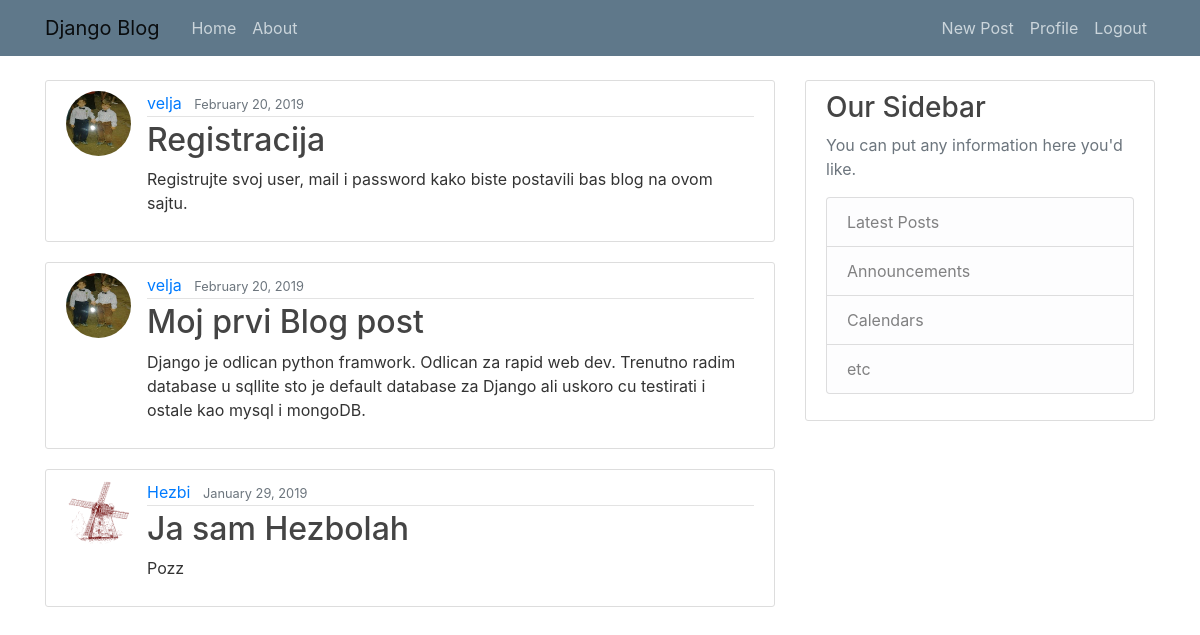
The app's page / (signed in) with its own data.
### blog/models.py (models this page shows, shortened)
class Post(models.Model):
    title = models.CharField(max_length=100)
    content = models.TextField()
    date_posted = models.DateTimeField(default=timezone.now)
    author = models.ForeignKey(User, on_delete=models.CASCADE)

### users/models.py (models this page shows, shortened)
class Profile(models.Model):
    user = models.OneToOneField(User, on_delete=models.CASCADE)
    image = models.ImageField(default='default.jpg', upload_to='profile_pics')

### blog/views.py (the view)
# urls.py: path('', PostListView.as_view(), name="blog-home"),
class PostListView(ListView):
    model = Post
    template_name = 'blog/home.html'
    context_object_name = 'posts'
    ordering = ['-date_posted']

### blog/templates/blog/home.html
{% extends "blog/base.html" %}
{% block content %}
    {% for post in posts %}
    <article class="media content-section">
      <img class="rounded-circle article-img" src="{{ post.author.profile.image.url}}">
        <div class="media-body">
          <div class="article-metadata">
            <a class="mr-2" href="#">{{ post.author }}</a>
            <small class="text-muted">{{ post.date_posted|date:"F d, Y" }}</small>
          </div>
          <h2><a class="article-title" href="{% url 'post-detail' post.id %}">{{ post.title }}</a></h2>
          <p class="article-content">{{ post.content }}</p>
        </div>
    </article>
    {% endfor %}
{% endblock content %}

### blog/static/blog/main.css (style rules this page uses)
body { background: #ffffff; color: #333333; margin-top: 5rem; }
h1, h2, h3, h4, h5, h6 { color: #444444; }
.content-section { background: #ffffff; padding: 10px 20px; border: 1px solid #dddddd; border-radius: 3px; margin-bottom: 20px; }
.article-title { color: #444444; }
.article-content { white-space: pre-line; }
.article-img { height: 65px; width: 65px; margin-right: 16px; }
.article-metadata { padding-bottom: 1px; margin-bottom: 4px; border-bottom: 1px solid #e3e3e3 }

### records on screen
Post: author.profile.image (picture), author "velja", date_posted "February 20, 2019", title "Registracija", content "Registrujte svoj user, mail i password kako biste postavili bas blog na ovom sajtu."
Post: author.profile.image (picture), author "velja", date_posted "February 20, 2019", title "Moj prvi Blog post", content "Django je odlican python framwork. Odlican za rapid web dev. Trenutno radim database u sqllite sto je default database za Django ali uskoro cu testirati i ostale kao mysql i mongoDB."
Post: author.profile.image (picture), author "Hezbi", date_posted "January 29, 2019", title "Ja sam Hezbolah", content "Pozz"
